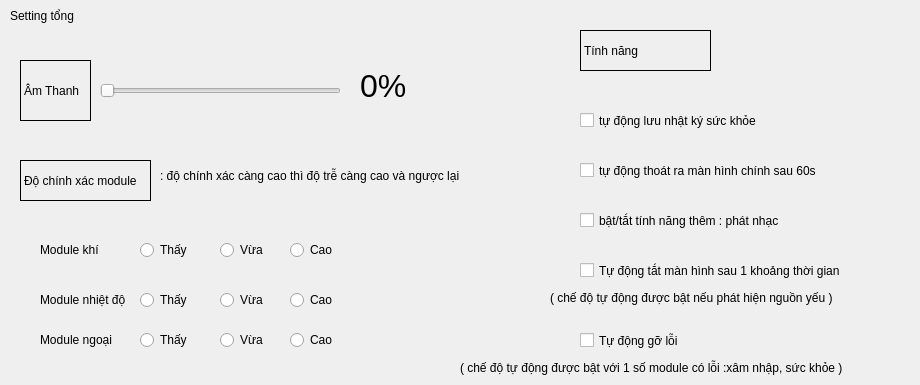
    <widget class="QWidget" name="mainSetting">
     <widget class="QLabel" name="label">
      <property name="geometry">
       <rect>
        <x>10</x>
        <y>0</y>
        <width>121</width>
        <height>31</height>
       </rect>
      </property>
      <property name="text">
       <string>Setting tổng</string>
      </property>
     </widget>
     <widget class="QSlider" name="horizontalSlider">
      <property name="geometry">
       <rect>
        <x>100</x>
        <y>60</y>
        <width>241</width>
        <height>61</height>
       </rect>
      </property>
      <property name="orientation">
       <enum>Qt::Horizontal</enum>
      </property>
     </widget>
     <widget class="QLabel" name="label_5">
      <property name="geometry">
       <rect>
        <x>20</x>
        <y>60</y>
        <width>71</width>
        <height>61</height>
       </rect>
      </property>
      <property name="frameShape">
       <enum>QFrame::Box</enum>
      </property>
      <property name="text">
       <string>Âm Thanh</string>
      </property>
     </widget>
     <widget class="QLabel" name="label_15">
      <property name="geometry">
       <rect>
        <x>20</x>
        <y>160</y>
        <width>131</width>
        <height>41</height>
       </rect>
      </property>
      <property name="frameShape">
       <enum>QFrame::Box</enum>
      </property>
      <property name="text">
       <string>Độ chính xác module</string>
      </property>
     </widget>
     <widget class="QLabel" name="label_17">
      <property name="geometry">
       <rect>
        <x>580</x>
        <y>30</y>
        <width>131</width>
        <height>41</height>
       </rect>
      </property>
      <property name="frameShape">
       <enum>QFrame::Box</enum>
      </property>
      <property name="text">
       <string>Tính năng</string>
      </property>
     </widget>
     <widget class="QLabel" name="label_18">
      <property name="geometry">
       <rect>
        <x>360</x>
        <y>50</y>
        <width>71</width>
        <height>71</height>
       </rect>
      </property>
      <property name="font">
       <font>
        <pointsize>24</pointsize>
       </font>
      </property>
      <property name="text">
       <string>0%</string>
      </property>
     </widget>
     <widget class="QCheckBox" name="checkBox">
      <property name="geometry">
       <rect>
        <x>580</x>
        <y>100</y>
        <width>231</width>
        <height>41</height>
       </rect>
      </property>
      <property name="text">
       <string>tự động lưu nhật ký sức khỏe</string>
      </property>
     </widget>
     <widget class="QCheckBox" name="checkBox_2">
      <property name="geometry">
       <rect>
        <x>580</x>
        <y>150</y>
        <width>271</width>
        <height>41</height>
       </rect>
      </property>
      <property name="text">
       <string>tự động thoát ra màn hình chính sau 60s</string>
      </property>
     </widget>
     <widget class="QCheckBox" name="checkBox_3">
      <property name="geometry">
       <rect>
        <x>580</x>
        <y>200</y>
        <width>241</width>
        <height>41</height>
       </rect>
      </property>
      <property name="text">
       <string>bật/tắt tính năng thêm : phát nhạc</string>
      </property>
     </widget>
     <widget class="QCheckBox" name="checkBox_4">
      <property name="geometry">
       <rect>
        <x>580</x>
        <y>250</y>
        <width>291</width>
        <height>41</height>
       </rect>
      </property>
      <property name="text">
       <string>Tự động tắt màn hình sau 1 khoảng thời gian</string>
      </property>
     </widget>
     <widget class="QLabel" name="label_23">
      <property name="geometry">
       <rect>
        <x>160</x>
        <y>160</y>
        <width>361</width>
        <height>31</height>
       </rect>
      </property>
      <property name="text">
       <string>: độ chính xác càng cao thì độ trễ càng cao và ngược lại</string>
      </property>
     </widget>
     <widget class="QCheckBox" name="checkBox_5">
      <property name="geometry">
       <rect>
        <x>580</x>
        <y>320</y>
        <width>161</width>
        <height>41</height>
       </rect>
      </property>
      <property name="text">
       <string>Tự động gỡ lỗi</string>
      </property>
     </widget>
     <widget class="QStackedWidget" name="stackedWidget">
      <property name="geometry">
       <rect>
        <x>20</x>
        <y>230</y>
        <width>351</width>
        <height>41</height>
       </rect>
      </property>
      <property name="currentIndex">
       <number>0</number>
      </property>
      <widget class="QWidget" name="page">
       <widget class="QLabel" name="label_16">
        <property name="geometry">
         <rect>
          <x>20</x>
          <y>10</y>
          <width>62</width>
          <height>20</height>
         </rect>
        </property>
        <property name="text">
         <string>Module khí</string>
        </property>
       </widget>
       <widget class="QRadioButton" name="radioButton">
        <property name="geometry">
         <rect>
          <x>120</x>
          <y>10</y>
          <width>51</width>
          <height>20</height>
         </rect>
        </property>
        <property name="text">
         <string>Thấy</string>
        </property>
       </widget>
       <widget class="QRadioButton" name="radioButton_2">
        <property name="geometry">
         <rect>
          <x>200</x>
          <y>10</y>
          <width>46</width>
          <height>20</height>
         </rect>
        </property>
        <property name="text">
         <string>Vừa</string>
        </property>
       </widget>
       <widget class="QRadioButton" name="radioButton_3">
        <property name="geometry">
         <rect>
          <x>270</x>
          <y>10</y>
          <width>45</width>
          <height>20</height>
         </rect>
        </property>
        <property name="text">
         <string>Cao</string>
        </property>
       </widget>
      </widget>
     </widget>
     <widget class="QStackedWidget" name="stackedWidget_2">
      <property name="geometry">
       <rect>
        <x>30</x>
        <y>280</y>
        <width>371</width>
        <height>41</height>
       </rect>
      </property>
      <property name="currentIndex">
       <number>0</number>
      </property>
      <widget class="QWidget" name="page_2">
       <widget class="QLabel" name="label_19">
        <property name="geometry">
         <rect>
          <x>10</x>
          <y>10</y>
          <width>101</width>
          <height>20</height>
         </rect>
        </property>
        <property name="text">
         <string>Module nhiệt độ</string>
        </property>
       </widget>
       <widget class="QRadioButton" name="radioButton_4">
        <property name="geometry">
         <rect>
          <x>110</x>
          <y>10</y>
          <width>51</width>
          <height>20</height>
         </rect>
        </property>
        <property name="text">
         <string>Thấy</string>
        </property>
       </widget>
       <widget class="QRadioButton" name="radioButton_5">
        <property name="geometry">
         <rect>
          <x>190</x>
          <y>10</y>
          <width>46</width>
          <height>20</height>
         </rect>
        </property>
        <property name="text">
         <string>Vừa</string>
        </property>
       </widget>
       <widget class="QRadioButton" name="radioButton_6">
        <property name="geometry">
         <rect>
          <x>260</x>
          <y>10</y>
          <width>45</width>
          <height>20</height>
         </rect>
        </property>
        <property name="text">
         <string>Cao</string>
        </property>
       </widget>
      </widget>
     </widget>
     <widget class="QStackedWidget" name="stackedWidget_3">
      <property name="geometry">
       <rect>
        <x>30</x>
        <y>320</y>
        <width>351</width>
        <height>41</height>
       </rect>
      </property>
      <property name="currentIndex">
       <number>0</number>
      </property>
      <widget class="QWidget" name="page_3">
       <widget class="QLabel" name="label_20">
        <property name="geometry">
         <rect>
          <x>10</x>
          <y>10</y>
          <width>81</width>
          <height>20</height>
         </rect>
        </property>
        <property name="text">
         <string>Module ngoại</string>
        </property>
       </widget>
       <widget class="QRadioButton" name="radioButton_7">
        <property name="geometry">
         <rect>
          <x>110</x>
          <y>10</y>
          <width>51</width>
          <height>20</height>
         </rect>
        </property>
        <property name="text">
         <string>Thấy</string>
        </property>
       </widget>
       <widget class="QRadioButton" name="radioButton_8">
        <property name="geometry">
         <rect>
          <x>190</x>
          <y>10</y>
          <width>46</width>
          <height>20</height>
         </rect>
        </property>
        <property name="text">
         <string>Vừa</string>
        </property>
       </widget>
       <widget class="QRadioButton" name="radioButton_9">
        <property name="geometry">
         <rect>
          <x>260</x>
          <y>10</y>
          <width>45</width>
          <height>20</height>
         </rect>
        </property>
        <property name="text">
         <string>Cao</string>
        </property>
       </widget>
      </widget>
     </widget>
     <widget class="QLabel" name="label_21">
      <property name="geometry">
       <rect>
        <x>550</x>
        <y>290</y>
        <width>361</width>
        <height>16</height>
       </rect>
      </property>
      <property name="text">
       <string>( chế độ tự động được bật nếu phát hiện nguồn yếu )</string>
      </property>
     </widget>
     <widget class="QLabel" name="label_57">
      <property name="geometry">
       <rect>
        <x>460</x>
        <y>360</y>
        <width>441</width>
        <height>16</height>
       </rect>
      </property>
      <property name="text">
       <string>( chế độ tự động được bật với 1 số module có lỗi :xâm nhập, sức khỏe )</string>
      </property>
     </widget>
    </widget>
